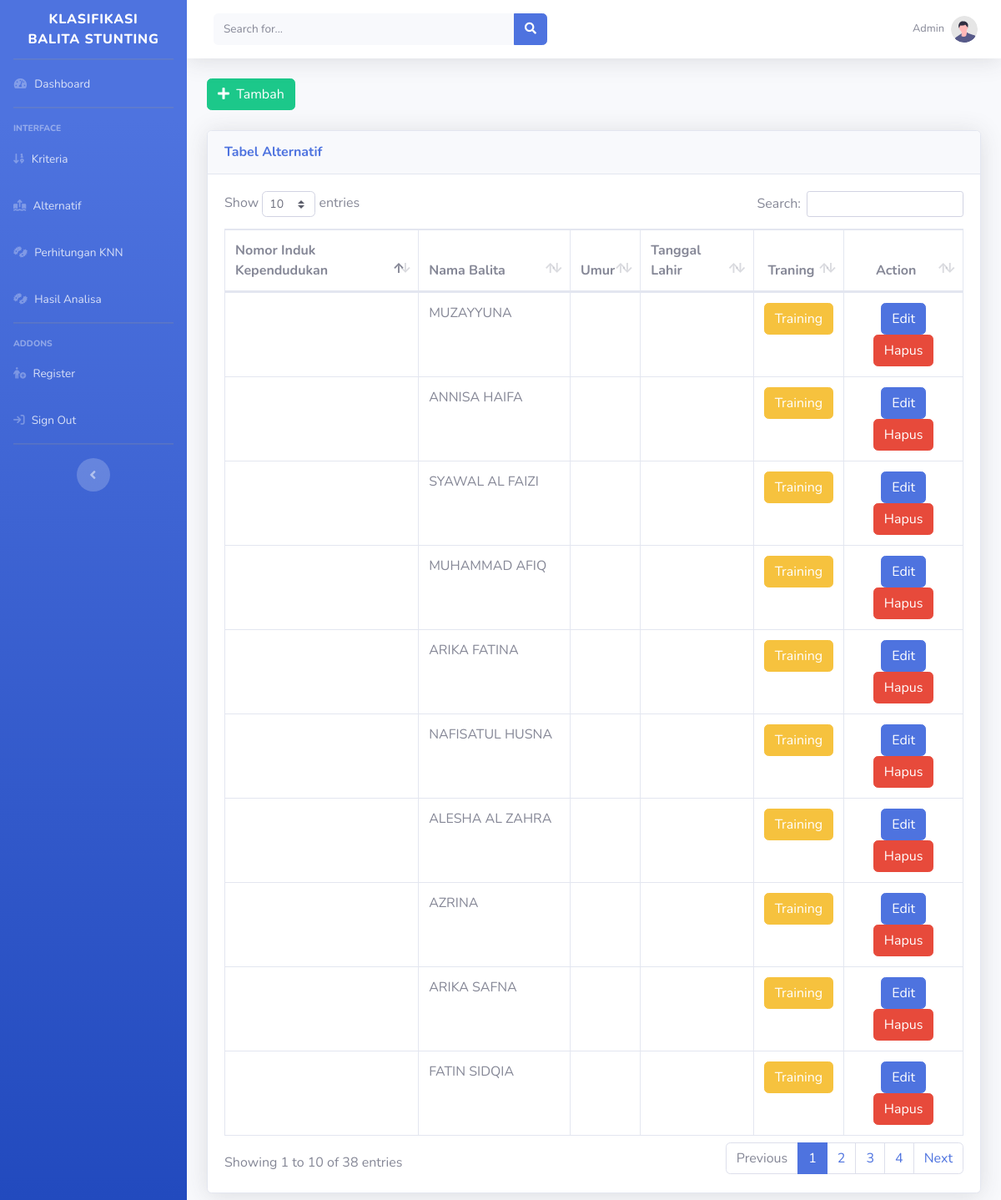
/admin/alternatif.php (signed in), run on the app's committed database.
### tables this page shows
CREATE TABLE `tb_alternatif` (
  `id_alternatif` varchar(11) NOT NULL,
  `nama_alternatif` varchar(50) NOT NULL,
  `keputusan_training` varchar(50) NOT NULL,
  `distance` double NOT NULL,
  `rangking` int(11) NOT NULL,
  `pilihan` varchar(20) NOT NULL
);

### admin/alternatif.php (the view, shortened to what this page needs)
<?php
include 'header.php';
?>
<div>
    <a class="btn btn-success" href="alternatifaksi.php?aksi=tambah" role="button"><i class="fa fa-plus"
            aria-hidden="true"></i>&nbsp
        Tambah</a>
</div>
<br>
<div class='card shadow mb-2'>
    <div class='card-header py-3'>
        <h6 class='m-0 font-weight-bold text-primary'>Tabel Alternatif</h6>
    </div>
    <div class='card-body'>
        <div class='table-responsive'>
            <table class='table table-bordered' id='dataTable' width='100%' cellspacing='0'>
                <thead>
                    <tr>
                        <th>Nomor Induk Kependudukan</th>
                        <th>Nama Balita</th>
                        <th>Umur</th>
                        <th>Tanggal Lahir</th>
                        <th class="text-center">Traning</th>
                        <th class="text-center">Action</th>
                    </tr>
                </thead>
                <tbody>
                    <?php
$data = mysqli_query($db, "SELECT * FROM tb_alternatif ORDER BY id_alternatif asc");
while ($a = mysqli_fetch_array($data)) {
    ?>
                    <tr>
                        <td><?=$a['nik_alternatif'];?></td>
                        <td><?=$a['nama_alternatif'];?></td>
                        <td><?=$a['umur_alternatif'];?></td>
                        <td><?=$a['tgl_alternatif'];?></td>
                        <td class="text-center">
                            <a href="training.php?id_alternatif=<?=$a['id_alternatif'];?> "
                                class="btn btn-warning">Training</a>
                        </td>
                        <td class="text-center">
                            <a href="alternatifaksi.php?id_alternatif=<?=$a['id_alternatif'];?>&aksi=ubah"
                                class="btn btn-primary">Edit</a>
                            <a href="alternatifproses.php?id_alternatif=<?=$a['id_alternatif'];?>&proses=proseshapus"
                                class="btn btn-danger">Hapus</a>
                        </td>
                    </tr>
                    <?php
}
?>
                </tbody>
            </table>
        </div>
    </div>
</div>
</div>
<?php
include 'footer.php';
?>

### data on the page
tb_alternatif: nama_alternatif "MUZAYYUNA"
tb_alternatif: nama_alternatif "ANNISA HAIFA"
tb_alternatif: nama_alternatif "SYAWAL AL FAIZI"
tb_alternatif: nama_alternatif "MUHAMMAD AFIQ"
tb_alternatif: nama_alternatif "ARIKA FATINA"
tb_alternatif: nama_alternatif "NAFISATUL HUSNA"
tb_alternatif: nama_alternatif "ALESHA AL ZAHRA"
tb_alternatif: nama_alternatif "AZRINA"
tb_alternatif: nama_alternatif "ARIKA SAFNA"
tb_alternatif: nama_alternatif "FATIN SIDQIA"
